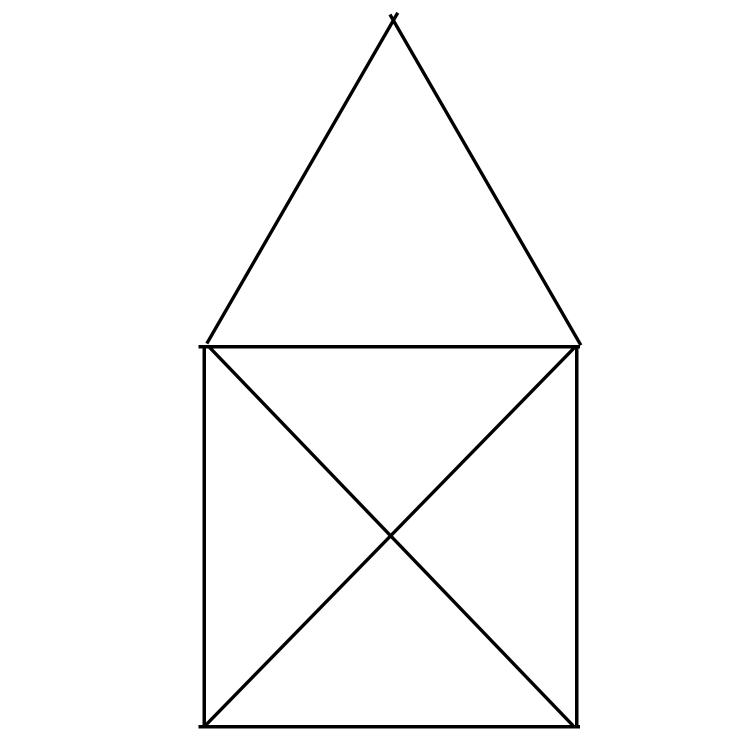
#> input picture templates/reference_image.png, 1500 x 1504 px (shown at 1/2 size)
$ python oxford_normalizer.py ../../templates out
#> lines starting #> are read from the running program, lines starting #| are printed output that depends on the picture; after the words box and inside, x2 and y2 are one past the last pixel; in counts of white or black regions, pixels touching at a corner belong together
### api/line_normalizer.py
#!/usr/bin/env python3
"""
Line Thickness Normalizer

Normalizes line thickness in binary images to a consistent width using
skeletonization and morphological dilation.

This ensures consistent line thickness across different input sources
(MAT files, OCS images, etc.) for CNN training.
"""

import cv2
import numpy as np
from PIL import Image


def normalize_line_thickness(image_array, target_thickness=2, threshold=127):
    """
    Normalize line thickness to a consistent width.

    Process:
    1. Binarize image (black lines on white background)
    2. Skeletonize to 1-pixel thin lines
    3. Dilate to target thickness

    Args:
        image_array: RGB or grayscale numpy array
        target_thickness: Desired line thickness in pixels (default: 2)
        threshold: Threshold for binarization (default: 127)

    Returns:
        Normalized RGB numpy array (uint8)
    """
    # Convert to grayscale if needed
    if len(image_array.shape) == 3:
        gray = cv2.cvtColor(image_array, cv2.COLOR_RGB2GRAY)
    else:
        gray = image_array.copy()

    # Binarize: white background (255), black lines (0)
    _, binary = cv2.threshold(gray, threshold, 255, cv2.THRESH_BINARY)

    # Invert for processing: black background, white lines
    binary_inv = cv2.bitwise_not(binary)

    # Check if there's any content
    if np.sum(binary_inv) == 0:
        # Empty image, return as-is
        result = np.ones_like(gray) * 255
        return cv2.cvtColor(result, cv2.COLOR_GRAY2RGB)

    # Skeletonize to 1-pixel thin lines
    # Using Zhang-Suen thinning algorithm
    skeleton = cv2.ximgproc.thinning(binary_inv, thinningType=cv2.ximgproc.THINNING_ZHANGSUEN)

    # If target thickness is 1, we're done
    if target_thickness <= 1:
        skeleton_inv = cv2.bitwise_not(skeleton)
        return cv2.cvtColor(skeleton_inv, cv2.COLOR_GRAY2RGB)

    # Dilate to target thickness.
    # A (k,k) structuring element grows the 1px skeleton to ~k px width;
    # the previous formula (target_thickness - 1) yielded a 1x1 kernel for
    # target 2, i.e. NO dilation - all "2px" images were actually 1px.
    kernel_size = max(1, int(round(target_thickness)))
    kernel = cv2.getStructuringElement(cv2.MORPH_ELLIPSE, (kernel_size, kernel_size))

    dilated = cv2.dilate(skeleton, kernel, iterations=1)

    # Invert back: white background, black lines
    result = cv2.bitwise_not(dilated)

    # Convert to RGB
    result_rgb = cv2.cvtColor(result, cv2.COLOR_GRAY2RGB)

    return result_rgb


# [97 lines left out: functions normalize_to_canvas, normalize_image_file, verify_line_thickness, not called in this run]


# [28 lines that do not run on import are left out]

### api/oxford_extraction/oxford_normalizer.py
#!/usr/bin/env python3
"""
Oxford Image Normalizer

Normalizes Oxford manual rater PNG images to 568×274 with 2px line thickness,
using the same process as MAT/OCS extractors:
1. Auto-crop to content (5px padding)
2. Resize to 568×274
3. Normalize line thickness to 2.00px (Zhang-Suen + dilation)

This script processes all PNG images in the Oxford dataset and produces
normalized versions suitable for CNN training, matching the format used
by MAT and OCS extractors.

Usage:
    python3 oxford_normalizer.py <input_dir> <output_dir>

Example:
    python3 oxford_normalizer.py \\
        /app/templates/training_data_oxford_manual_rater_202512/imgs \\
        /app/templates/training_data_oxford_manual_rater_202512/imgs_normalized_568x274

Author: NPSketch Team
Date: 2025-12-22
"""

import os
import sys
import glob
import cv2
import numpy as np
from PIL import Image
import time
from datetime import datetime

# Add parent directory to path for imports
sys.path.insert(0, os.path.dirname(os.path.dirname(os.path.abspath(__file__))))
from line_normalizer import normalize_line_thickness


def calculate_bounding_box_from_image(image_data, padding=5, threshold=250):
    """
    Calculate bounding box from image by finding non-white pixels.

    This function identifies the content area of an image by finding all pixels
    that are darker than the threshold (typically non-white pixels representing
    the drawing). It then calculates the bounding box that encompasses all content
    and adds padding around it.

    Process:
    1. Convert image to grayscale if needed
    2. Create binary mask of content pixels (pixels < threshold)
    3. Find bounding box coordinates
    4. Add padding to all sides

    Args:
        image_data: RGB numpy array (H×W×3) or grayscale array (H×W)
        padding: Padding in pixels to add around content (default: 5)
        threshold: Pixel value threshold - pixels < threshold are considered
                   content (default: 250, meaning pixels darker than 250/255)

    Returns:
        Tuple (min_x, min_y, max_x, max_y) representing bounding box coordinates,
        or None if no content found (empty image)

    Example:
        >>> img = np.array(Image.open('drawing.png'))
        >>> bbox = calculate_bounding_box_from_image(img, padding=5)
        >>> min_x, min_y, max_x, max_y = bbox
        >>> cropped = img[min_y:max_y+1, min_x:max_x+1]
    """
    # Convert to grayscale if needed
    if len(image_data.shape) == 3:
        gray = np.mean(image_data, axis=2)
    else:
        gray = image_data

    # Find non-white pixels
    content_mask = gray < threshold

    # Find bounding box
    rows = np.any(content_mask, axis=1)
    cols = np.any(content_mask, axis=0)

    if not np.any(rows) or not np.any(cols):
        return None

    min_y, max_y = np.where(rows)[0][[0, -1]]
    min_x, max_x = np.where(cols)[0][[0, -1]]

    # Add padding
    min_x = max(0, min_x - padding)
    max_x = min(image_data.shape[1] - 1, max_x + padding)
    min_y = max(0, min_y - padding)
    max_y = min(image_data.shape[0] - 1, max_y + padding)

    return (min_x, min_y, max_x, max_y)


def normalize_oxford_image(input_path, output_path, target_size=(568, 274),
                          auto_crop=True, padding=5, target_thickness=2, verbose=False):
    """
    Normalize Oxford image: auto-crop, resize, normalize line thickness.

    This function performs the complete normalization pipeline:
    1. Load image and convert to RGB
    2. Auto-crop to content (remove white space, add padding)
    3. Resize to target resolution (568×274)
    4. Normalize line thickness to 2.00px using Zhang-Suen skeletonization + dilation

    The process matches exactly what MAT and OCS extractors do, ensuring
    consistent format across all training data sources.

    Args:
        input_path: Path to input PNG file
        output_path: Path to output PNG file (will be created)
        target_size: Target resolution as (width, height) tuple (default: (568, 274))
        auto_crop: Enable auto-cropping to content (default: True)
        padding: Padding in pixels to add around content after cropping (default: 5)
        target_thickness: Target line thickness in pixels (default: 2)
        verbose: Enable verbose logging (default: False)

    Returns:
        bool: True if successful, False otherwise

    Raises:
        No exceptions raised - all errors are caught and logged

    Example:
        >>> normalize_oxford_image(
        ...     'input.png',
        ...     'output.png',
        ...     target_size=(568, 274),
        ...     auto_crop=True,
        ...     padding=5,
        ...     target_thickness=2
        ... )
        True
    """
    try:
        if verbose:
            print(f"    Loading image: {os.path.basename(input_path)}")

        # Load image
        img = Image.open(input_path)
        original_size = img.size

        if verbose:
            print(f"    Original size: {original_size[0]}×{original_size[1]}px")

        # Convert to RGB if needed (handles RGBA, L, P modes)
        if img.mode != 'RGB':
            if verbose:
                print(f"    Converting from {img.mode} to RGB")
            img = img.convert('RGB')

        img_array = np.array(img)

        # Auto-crop to content
        if auto_crop:
            if verbose:
                print(f"    Auto-cropping with {padding}px padding...")
            bbox = calculate_bounding_box_from_image(img_array, padding=padding)
            if bbox:
                min_x, min_y, max_x, max_y = bbox
                cropped_width = max_x - min_x + 1
                cropped_height = max_y - min_y + 1
                if verbose:
                    print(f"    Bounding box: ({min_x}, {min_y}) to ({max_x}, {max_y})")
                    print(f"    Cropped size: {cropped_width}×{cropped_height}px")
                img_array = img_array[int(min_y):int(max_y)+1, int(min_x):int(max_x)+1]
                # Create new PIL image from cropped array
                img = Image.fromarray(img_array, mode='RGB')
            else:
                if verbose:
                    print(f"    Warning: No content found, skipping crop")

        # Resize to target size PRESERVING ASPECT RATIO, centered on white
        # canvas (a direct stretch distorted each drawing by a content-
        # dependent factor and mismatched the inference path).
        if img.size != target_size:
            if verbose:
                print(f"    Fitting {img.size[0]}×{img.size[1]} into {target_size[0]}×{target_size[1]}px (AR preserved)")
            w, h = img.size
            scale = min(target_size[0] / w, target_size[1] / h)
            new_w = max(1, int(w * scale))
            new_h = max(1, int(h * scale))
            resized = img.resize((new_w, new_h), Image.Resampling.LANCZOS)
            img = Image.new('RGB', target_size, (255, 255, 255))
            img.paste(resized, ((target_size[0] - new_w) // 2, (target_size[1] - new_h) // 2))
            img_array = np.array(img)
        else:
            if verbose:
                print(f"    Already at target size, skipping resize")

        # Normalize line thickness to 2.00px
        if verbose:
            print(f"    Normalizing line thickness to {target_thickness}px...")
        normalized = normalize_line_thickness(img_array, target_thickness=target_thickness)

        # Save
        if verbose:
            print(f"    Saving to: {os.path.basename(output_path)}")
        result_img = Image.fromarray(normalized, mode='RGB')
        result_img.save(output_path)

        if verbose:
            print(f"    ✓ Success!")

        return True

    except Exception as e:
        print(f"  ✗ Error processing {os.path.basename(input_path)}: {e}")
        if verbose:
            import traceback
            traceback.print_exc()
        return False


def normalize_oxford_directory(input_dir, output_dir, target_size=(568, 274), verbose=False):
    """
    Normalize all PNG images in a directory.

    This function processes all PNG files in the input directory and creates
    normalized versions in the output directory. It provides progress tracking,
    error reporting, and timing information.

    Process for each image:
    1. Load and convert to RGB
    2. Auto-crop to content (5px padding)
    3. Resize to target size (568×274)
    4. Normalize line thickness (2.00px)
    5. Save to output directory

    Args:
        input_dir: Input directory containing PNG files
        output_dir: Output directory for normalized images (will be created)
        target_size: Target resolution as (width, height) tuple (default: (568, 274))
        verbose: Enable verbose logging for each image (default: False)

    Returns:
        dict: Statistics dictionary with keys:
            - 'total': Total number of files
            - 'success': Number of successfully processed files
            - 'errors': Number of files with errors
            - 'duration': Processing duration in seconds

    Example:
        >>> stats = normalize_oxford_directory(
        ...     '/app/templates/oxford/imgs',
        ...     '/app/templates/oxford/imgs_normalized',
        ...     target_size=(568, 274)
        ... )
        >>> print(f"Processed {stats['success']}/{stats['total']} files")
    """
    start_time = time.time()

    # Create output directory
    os.makedirs(output_dir, exist_ok=True)
    print(f"[INFO] Created output directory: {output_dir}")

    # Find all PNG files
    png_files = sorted(glob.glob(os.path.join(input_dir, '*.png')) +
                      glob.glob(os.path.join(input_dir, '*.PNG')))

    if not png_files:
        print(f"⚠ [WARNING] No PNG files found in {input_dir}")
        return {'total': 0, 'success': 0, 'errors': 0, 'duration': 0}

    # Print header
    print("=" * 80)
    print("OXFORD IMAGE NORMALIZER")
    print("=" * 80)
    print(f"Started at:       {datetime.now().strftime('%Y-%m-%d %H:%M:%S')}")
    print(f"Input directory:  {input_dir}")
    print(f"Output directory: {output_dir}")
    print(f"Target size:      {target_size[0]}×{target_size[1]}px")
    print(f"Target thickness: 2.00px")
    print(f"Auto-crop:        Enabled (5px padding)")
    print(f"Total files:      {len(png_files)}")
    print("=" * 80)
    print()

    success_count = 0
    error_count = 0
    error_files = []

    # Process each file
    for i, input_path in enumerate(png_files, 1):
        filename = os.path.basename(input_path)
        output_path = os.path.join(output_dir, filename)

        # Progress indicator
        progress_pct = (i / len(png_files)) * 100
        elapsed = time.time() - start_time
        if i > 1:
            avg_time = elapsed / (i - 1)
            remaining = avg_time * (len(png_files) - i)
            eta_str = f"ETA: {remaining:.0f}s"
        else:
            eta_str = "ETA: calculating..."

        print(f"[{i:4d}/{len(png_files)}] ({progress_pct:5.1f}%) {eta_str} | Processing {filename}...",
              end=' ', flush=True)

        file_start = time.time()

        success = normalize_oxford_image(
            input_path,
            output_path,
            target_size=target_size,
            auto_crop=True,
            padding=5,
            target_thickness=2,
            verbose=verbose
        )
#> in normalize_oxford_image, img is the input picture: PIL image 1500x1504 RGBA; mean R, G, B, A 249.9, 249.9, 249.9, 255
#> in calculate_bounding_box_from_image, `content_mask = gray < threshold`:
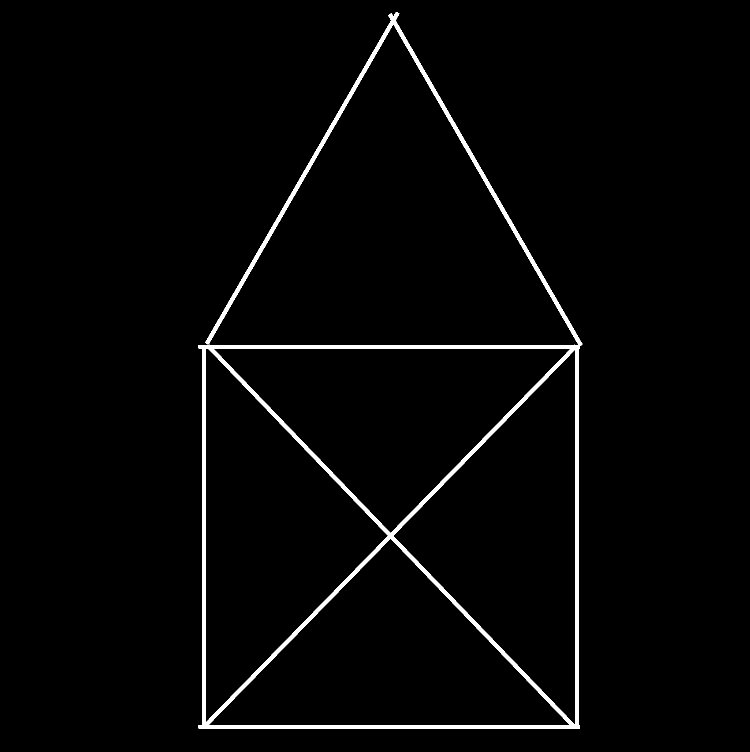
#> content_mask: shape (1504, 1500) bool (shown at 1/2 size); 2.2% white; 1 white region, box (x1, y1, x2, y2) and area: (397, 24, 1165, 1457) 49426
#> in calculate_bounding_box_from_image, `min_y, max_y = np.where(rows)[0][[0, -1]]`: min_y = 24; max_y = 1456
#> in calculate_bounding_box_from_image, `min_x, max_x = np.where(cols)[0][[0, -1]]`: min_x = 397; max_x = 1164
#> in calculate_bounding_box_from_image, `min_x = max(0, min_x - padding)`: min_x = 392
#> in calculate_bounding_box_from_image, `max_x = min(image_data.shape[1] - 1, max_x + padding)`: max_x = 1169
#> in calculate_bounding_box_from_image, `min_y = max(0, min_y - padding)`: min_y = 19
#> in calculate_bounding_box_from_image, `max_y = min(image_data.shape[0] - 1, max_y + padding)`: max_y = 1461
#> in normalize_oxford_image, `bbox = calculate_bounding_box_from_image(img_array, padding=padding)`: bbox = (392, 19, 1169, 1461)
#> in normalize_oxford_image, `min_x, min_y, max_x, max_y = bbox`: min_x = 392; min_y = 19; max_x = 1169; max_y = 1461
#> in normalize_oxford_image, `cropped_width = max_x - min_x + 1`: cropped_width = 778
#> in normalize_oxford_image, `cropped_height = max_y - min_y + 1`: cropped_height = 1443
#> in normalize_oxford_image, `img_array = img_array[int(min_y):int(max_y)+1, int(min_x):int(max_x)+1]`:
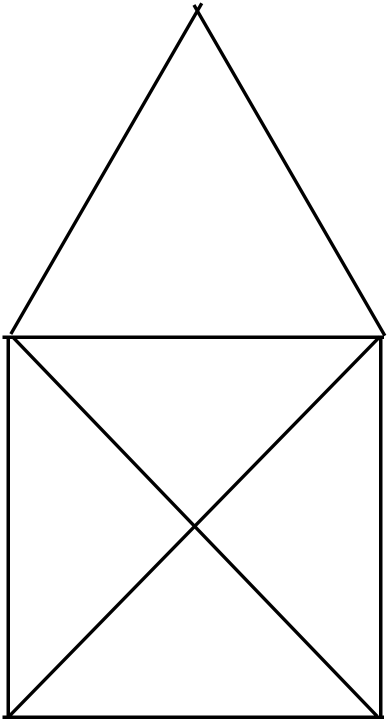
#> img_array: shape (1443, 778, 3) (shown at 1/2 size); min 0, max 255, mean 244.7
#> in normalize_oxford_image, `resized = img.resize((new_w, new_h), Image.Resampling.LANCZOS)`:
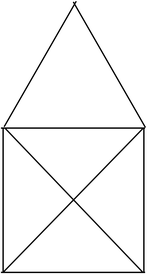
#> resized: PIL image 147x274 RGB; min 0, max 255, mean 244
#> in normalize_oxford_image, `img = Image.new('RGB', target_size, (255, 255, 255))`: img: PIL image 568x274 RGB; every value is 255
#> in normalize_oxford_image, `img.paste(resized, ((target_size[0] - new_w) // 2, (target_size[1] - n..`:
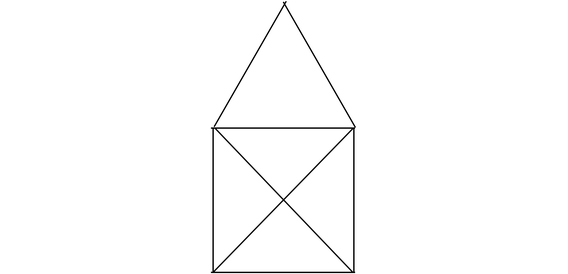
#> img: PIL image 568x274 RGB; min 0, max 255, mean 252.2
#> in normalize_line_thickness, `_, binary = cv2.threshold(gray, threshold, 255, cv2.THRESH_BINARY)`:
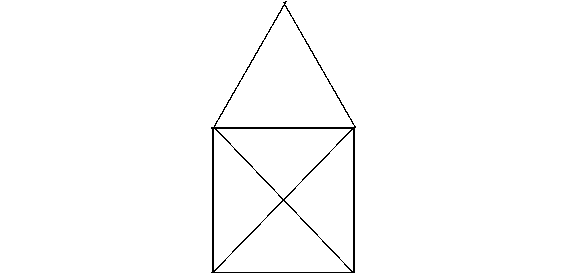
#> binary: shape (274, 568); 98.8% white; black in thin lines or dots, all inside (x1, y1, x2, y2) = (211, 1, 356, 273)
#> in normalize_line_thickness, `skeleton = cv2.ximgproc.thinning(binary_inv, thinningType=cv2.ximgproc..`:
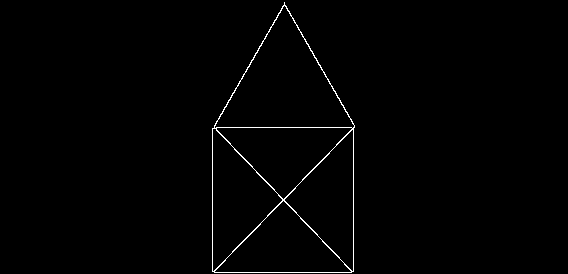
#> skeleton: shape (274, 568); 0.93% white in thin lines or dots, all inside (x1, y1, x2, y2) = (212, 2, 355, 273)
#> in normalize_line_thickness, `dilated = cv2.dilate(skeleton, kernel, iterations=1)`:
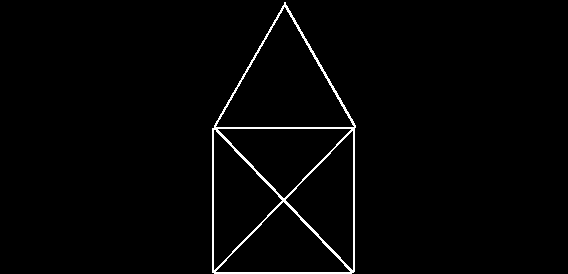
#> dilated: shape (274, 568); 1.8% white in thin lines or dots, all inside (x1, y1, x2, y2) = (212, 2, 356, 274)

        file_duration = time.time() - file_start

        if success:
            print(f"✓ ({file_duration:.2f}s)")
            success_count += 1
        else:
            print(f"✗ ({file_duration:.2f}s)")
            error_count += 1
            error_files.append(filename)

        # Print progress every 50 files
        if i % 50 == 0:
            elapsed_total = time.time() - start_time
            print(f"    [PROGRESS] Processed {i}/{len(png_files)} files "
                  f"({success_count} success, {error_count} errors) "
                  f"in {elapsed_total:.1f}s")

    # Print summary
    total_duration = time.time() - start_time
    print()
    print("=" * 80)
    print("NORMALIZATION COMPLETE")
    print("=" * 80)
    print(f"Finished at:     {datetime.now().strftime('%Y-%m-%d %H:%M:%S')}")
    print(f"Duration:        {total_duration:.1f}s ({total_duration/60:.1f} minutes)")
    print(f"Total files:     {len(png_files)}")
    print(f"Success:         {success_count} ({100*success_count/len(png_files):.1f}%)")
    print(f"Errors:          {error_count} ({100*error_count/len(png_files):.1f}%)")
    if error_files:
        print(f"\nFiles with errors ({len(error_files)}):")
        for err_file in error_files[:10]:  # Show first 10 errors
            print(f"  - {err_file}")
        if len(error_files) > 10:
            print(f"  ... and {len(error_files) - 10} more")
    print("=" * 80)

    return {
        'total': len(png_files),
        'success': success_count,
        'errors': error_count,
        'duration': total_duration,
        'error_files': error_files
    }


if __name__ == '__main__':
    """
    Main entry point for the Oxford image normalizer.

    Command-line arguments:
        input_dir:  Directory containing input PNG files
        output_dir: Directory for normalized output PNG files
        --verbose:  (Optional) Enable verbose logging for each image

    Exit codes:
        0: Success
        1: Invalid arguments
        2: Processing errors occurred
    """
    if len(sys.argv) < 3:
        print("Usage: python3 oxford_normalizer.py <input_dir> <output_dir> [--verbose]")
        print()
        print("Arguments:")
        print("  input_dir   Directory containing input PNG files")
        print("  output_dir  Directory for normalized output PNG files")
        print("  --verbose   (Optional) Enable verbose logging for each image")
        print()
        print("Example:")
        print("  python3 oxford_normalizer.py \\")
        print("    /app/templates/training_data_oxford_manual_rater_202512/imgs \\")
        print("    /app/templates/training_data_oxford_manual_rater_202512/imgs_normalized_568x274")
        print()
        print("  python3 oxford_normalizer.py \\")
        print("    /app/templates/training_data_oxford_manual_rater_202512/imgs \\")
        print("    /app/templates/training_data_oxford_manual_rater_202512/imgs_normalized_568x274 \\")
        print("    --verbose")
        sys.exit(1)

    input_dir = sys.argv[1]
    output_dir = sys.argv[2]
    verbose = '--verbose' in sys.argv or '-v' in sys.argv

    # Validate input directory
    if not os.path.isdir(input_dir):
        print(f"✗ [ERROR] Input directory does not exist: {input_dir}")
        sys.exit(1)

    # Run normalization
    stats = normalize_oxford_directory(
        input_dir,
        output_dir,
        target_size=(568, 274),
        verbose=verbose
    )

    # Exit with error code if there were processing errors
    if stats['errors'] > 0:
        print(f"\n⚠ [WARNING] {stats['errors']} files had errors during processing")
        sys.exit(2)

    print("\n✓ [SUCCESS] All files processed successfully!")
    sys.exit(0)
#> (the program exits here)
